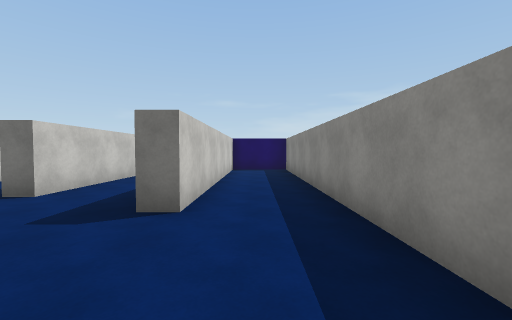
view 1 (above)

24 first-person views from a walk through a scene from a Unity 3-D project. The camera is 1.5 m above the floor, tilts 2° down and sees 90° across. The floor is counted in squares, 2 m on a side. Each view is taken from the middle of a square. On the plan, view 1 faces up. The plan holds only what a view shows up to about 9 squares ahead; the rest is blank. The place goes on beyond the plan. The player character is not drawn. Surface patterns are stand-ins for the level's own textures.

view 2
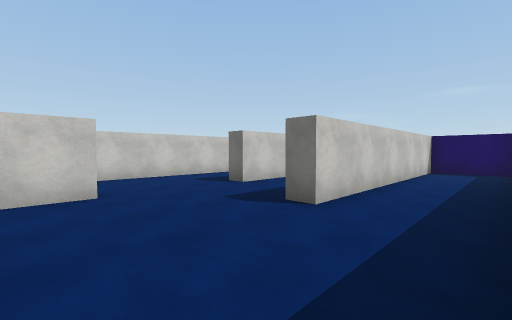

view 3
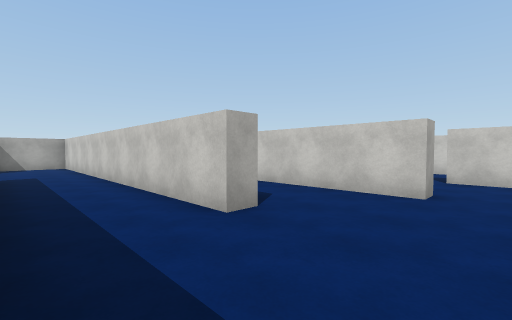

view 4
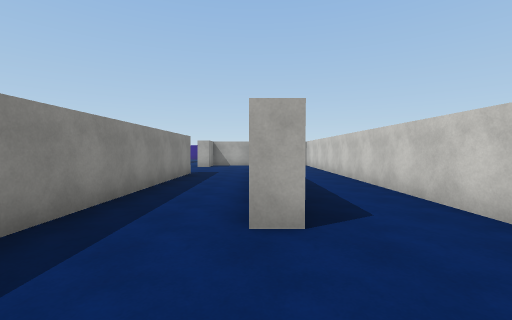

view 5
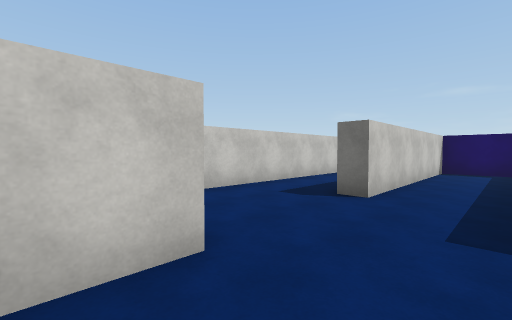

view 6
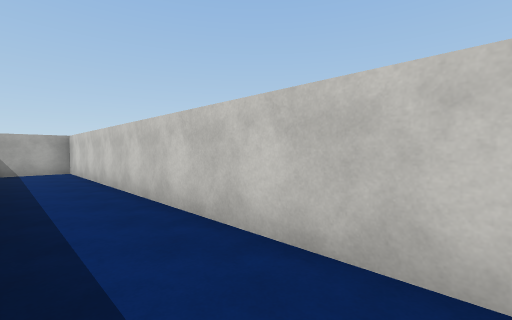

view 7
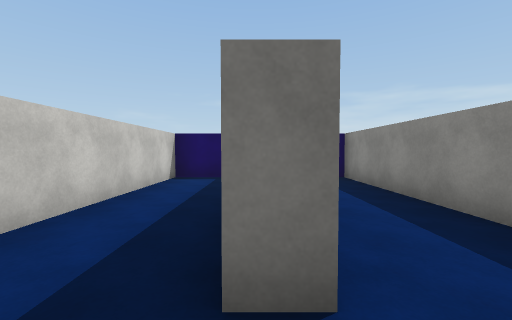

view 8
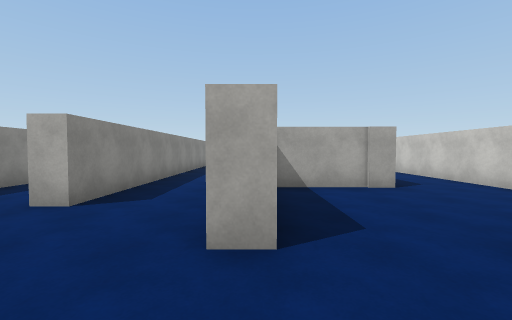

view 9
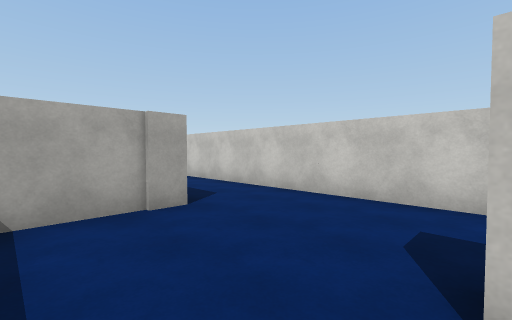

view 10
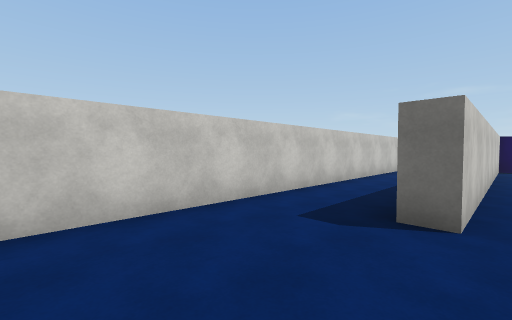

view 11
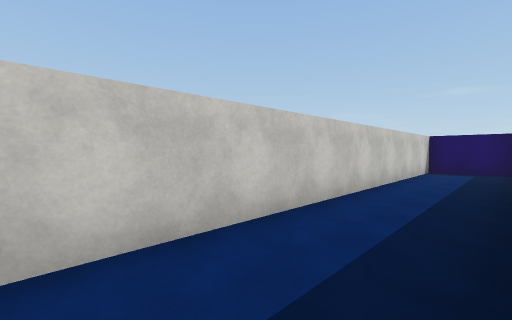

view 12
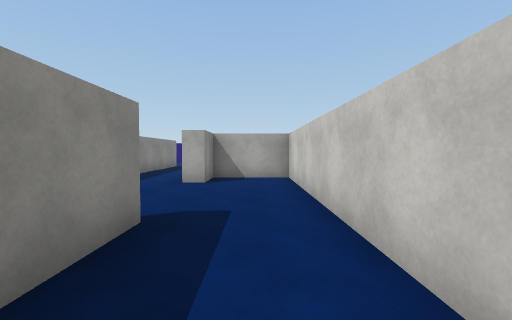

view 13
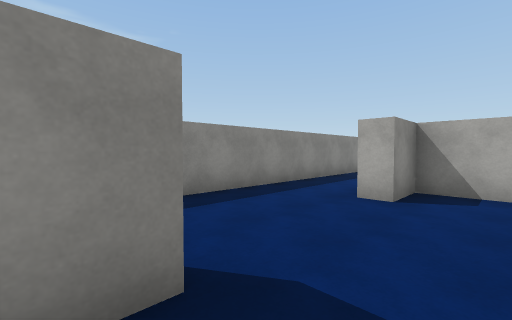

view 14
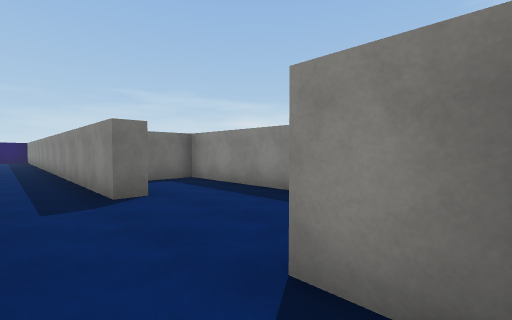

view 15
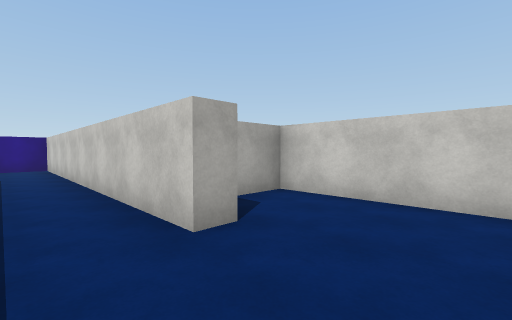

view 16
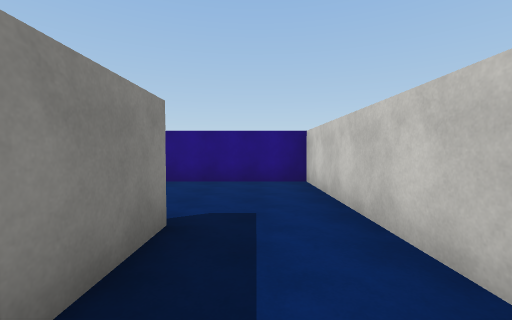

view 17
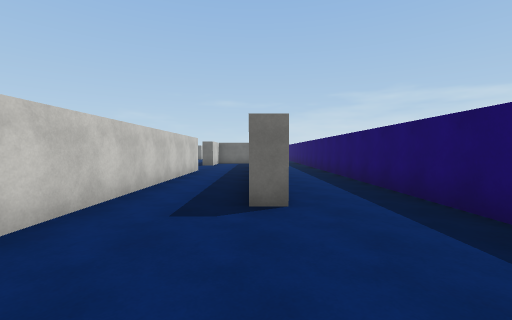

view 18
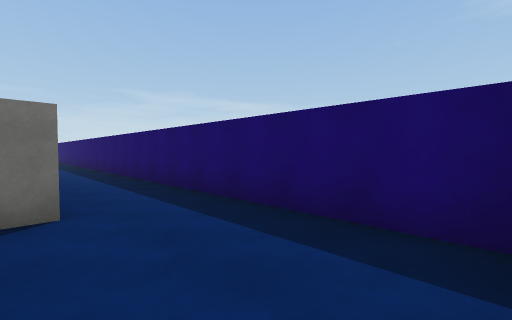

view 19
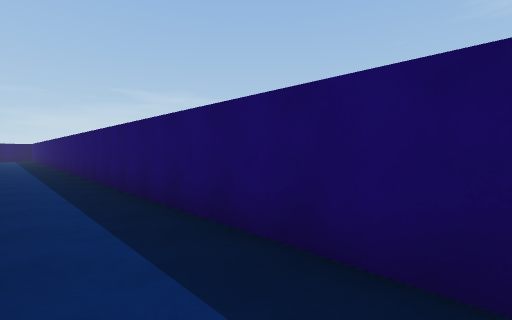

view 20
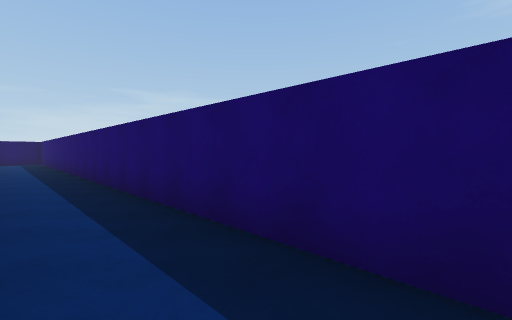

view 21
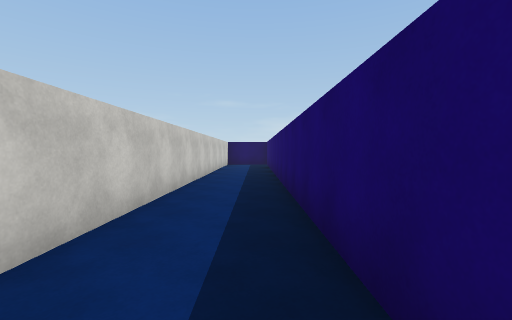

view 22
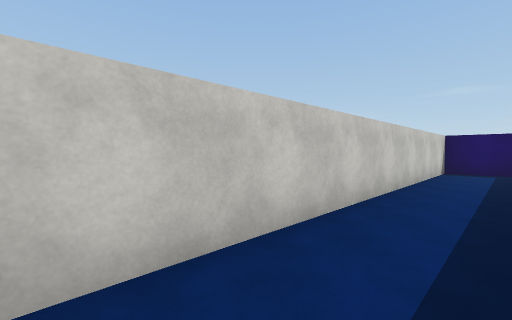

view 23
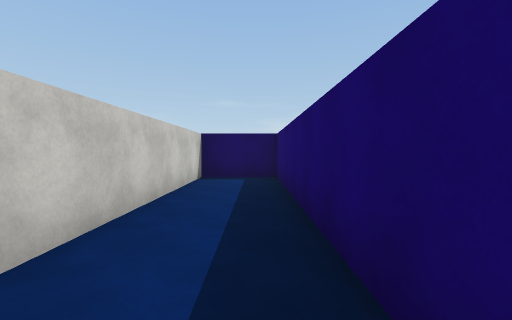

view 24
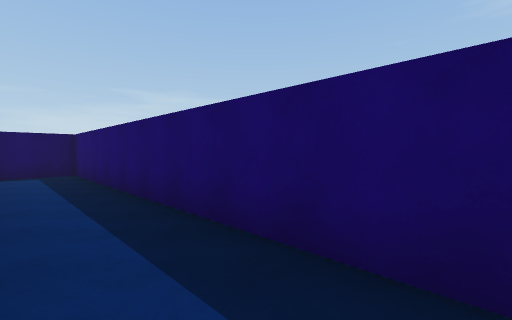

### Floor plan
Ten units are one square. View 1 is at (0, 0); x grows to the right and y downward. Boxes are objects, and circles mark ways between rooms. Rooms are numbered by the first view taken in them; rooms with no view inside come last. Other rooms are left out.
<svg viewBox="-95 -108 166 316">
<path fill="none" stroke="#000" d="M-42 -11 -36 -11 -36 112 -20 112M-15 -55 -15 -103 -36 -103 -36 -42 -42 -42M12 35 12 -89M-15 60 -15 4 -9 4 -9 36M-49 -103 -63 -103 -63 -9M10 -103 -9 -103 -9 -31 -15 -31M-63 -9 -69 -9M-69 23 -44 23M-69 -103 -90 -103 -90 26M19 67 12 67 12 35M39 104 39 45 26 45M-9 36 -9 112 12 112 12 101 18 101M18 101 18 203 52 203M45 166 39 166 39 104M66 201 66 -103 44 -103 44 25"/>
<circle cx="-55" cy="-10" r="3" fill="#2a7"/>
<circle cx="0" cy="30" r="3" fill="#2a7"/>
<circle cx="25" cy="100" r="3" fill="#2a7"/>
<text x="-20" y="-20">1</text>
<text x="-80" y="-20">2</text>
<text x="10" y="80">3</text>
<text x="50" y="80">4</text>
</svg>
Room 1 opens to room 2. Room 1 opens to room 3. Room 3 opens to room 4.

Where each view was taken, in squares from view 1:
view 1: 0 up, 0 right, facing up
view 2: 0 up, 1 right, facing up-left
view 3: 2 up, 1 right, facing down-left
view 4: 2 up, 1 left, facing down
view 5: 0 up, 2 left, facing up-left
view 6: 1 down, 2 left, facing down-left
view 7: 3 up, 4 left, facing up
view 8: 3 up, 4 left, facing down
view 9: 1 up, 5 left, facing down-left
view 10: 2 down, 6 left, facing up-left
view 11: 0 up, 7 left, facing up-left
view 12: 4 down, 0 right, facing down
view 13: 6 down, 0 right, facing down-right
view 14: 11 down, 0 right, facing up-right
view 15: 8 down, 3 right, facing down-left
view 16: 14 down, 3 right, facing down
view 17: 20 down, 4 right, facing up
view 18: 20 down, 4 right, facing up-right
view 19: 14 down, 5 right, facing up-right
view 20: 8 down, 5 right, facing up-right
view 21: 4 down, 6 right, facing up
view 22: 0 up, 6 right, facing up-left
view 23: 3 up, 6 right, facing up
view 24: 1 up, 5 right, facing up-right
